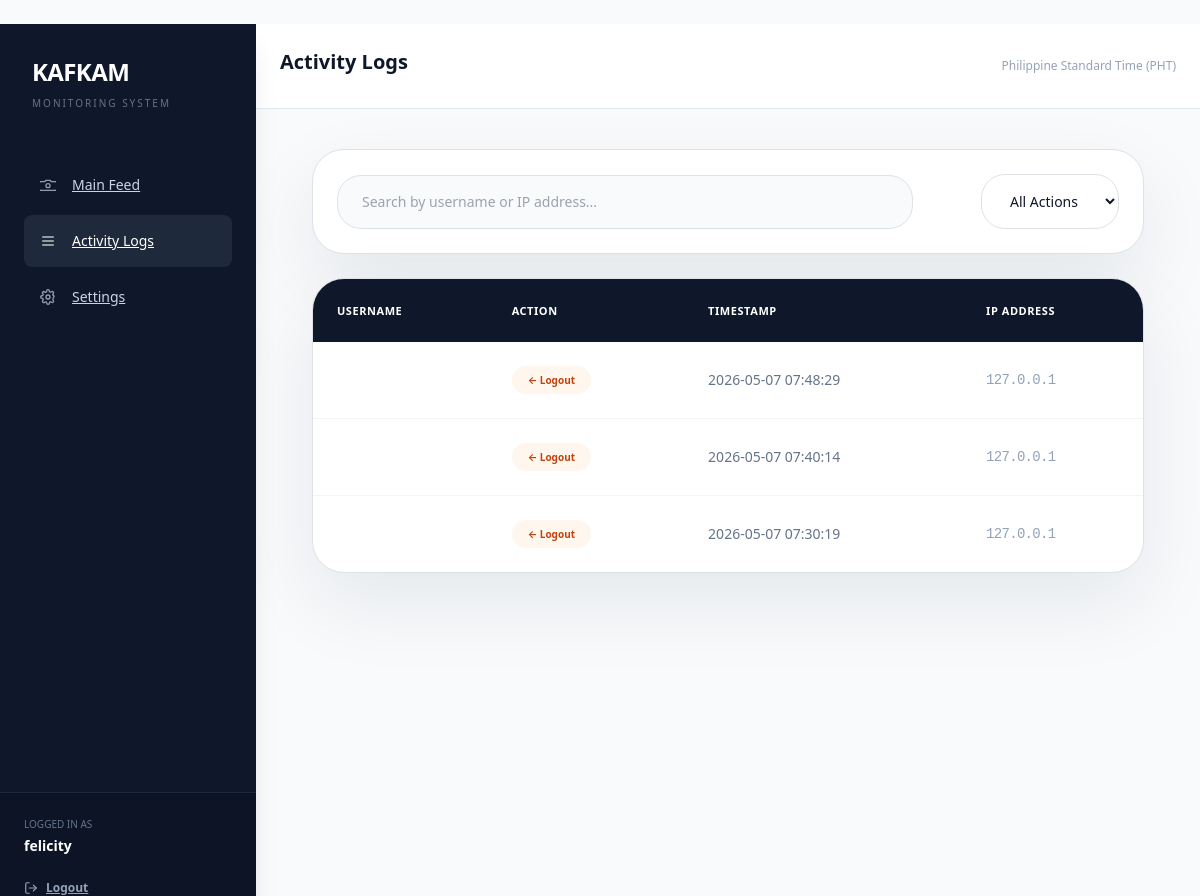
The page /logs (signed in) on the database as committed earlier.
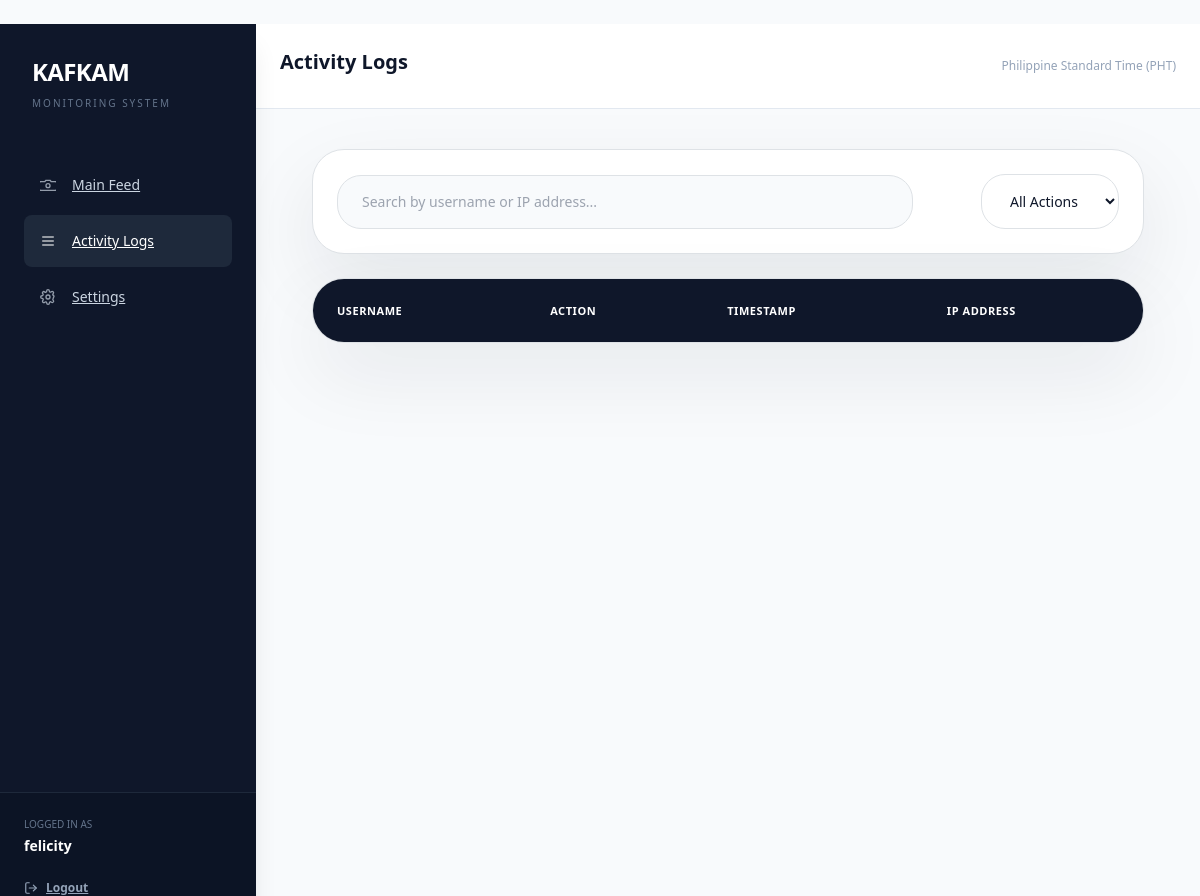
The same page on the database as committed later.
### app/models/user.py (models this page shows, shortened)
class User(db.Model, UserMixin):
    id = db.Column(db.Integer, primary_key=True)
    username = db.Column(db.String(150), unique=True, nullable=False)
    password_hash = db.Column(db.String(255), nullable=False)

### app/models/log.py (models this page shows, shortened)
class AuditLog(db.Model): # Must be 'AuditLog' to match your main_routes.py import
    id = db.Column(db.Integer, primary_key=True)
    action = db.Column(db.String(50), nullable=False)
    ip_address = db.Column(db.String(50), nullable=False)
    timestamp = db.Column(db.DateTime, default=get_pht_now)
    user_id = db.Column(db.Integer, db.ForeignKey('user.id'), nullable=False)
    user = db.relationship('User', backref=db.backref('activity_logs', lazy=True))

### app/routes/main_routes.py (the view)
@main.route('/logs')
@login_required
def logs():
    all_logs = AuditLog.query.order_by(AuditLog.timestamp.desc()).all()
    return render_template('logs.html', logs=all_logs)

### app/__init__.py (called while the page is built)
@login_manager.user_loader
def load_user(user_id):
    from app.models.user import User
    return User.query.get(int(user_id))

def create_app():
    app = Flask(__name__)
    app.config.from_object(Config)
    app.jinja_env.cache = {}
    db.init_app(app)
    login_manager.init_app(app)
    login_manager.login_view = 'main.login'
    login_manager.login_message = ''
    login_manager.login_message_category = 'error'
    with app.app_context():
        ensure_database_schema()
    from app.routes.main_routes import main
    app.register_blueprint(main)
    @app.after_request
    def add_no_cache_headers(response):
        response.headers['Cache-Control'] = 'no-cache, no-store, must-revalidate, max-age=0'
        response.headers['Pragma'] = 'no-cache'
        response.headers['Expires'] = '0'
        return response
    return app

### app/templates/logs.html (shortened to what this page needs)
﻿{% extends "layout.html" %}
{% block title %}Activity Logs{% endblock %}
{% block authenticated_content %}
<div class="max-w-6xl mx-auto space-y-6 px-4 py-2 lg:px-0">
    <div class="rounded-[32px] border border-slate-200 bg-white p-6 shadow-[0_30px_80px_rgba(15,23,42,0.08)]">
        <div class="flex flex-col gap-4 md:flex-row md:items-center md:justify-between">
            <input type="text" placeholder="Search by username or IP address..."
                   class="w-full rounded-3xl border border-slate-200 bg-slate-50 px-4 py-3 text-sm text-slate-900 outline-none transition focus:border-slate-400 focus:ring-2 focus:ring-slate-200 md:max-w-xl">
            <select class="w-full rounded-3xl border border-slate-200 bg-white px-4 py-3 text-sm text-slate-900 outline-none transition md:w-auto">
                <option>All Actions</option>
            </select>
        </div>
    </div>
    <div class="overflow-hidden rounded-[32px] border border-slate-200 bg-white shadow-[0_30px_80px_rgba(15,23,42,0.08)]">
        <table class="w-full text-left">
            <thead class="bg-[#0f172a] text-white text-[11px] uppercase tracking-wider">
                <tr>
                    <th class="p-4 font-semibold">Username</th>
                    <th class="p-4 font-semibold">Action</th>
                    <th class="p-4 font-semibold">Timestamp</th>
                    <th class="p-4 font-semibold">IP Address</th>
                </tr>
            </thead>
            <tbody class="divide-y divide-slate-100 text-sm">
                {% for log in logs %}
                <tr class="hover:bg-slate-50 transition">
                    <td class="p-4 font-bold text-slate-800">{{ log.user.username }}</td>
                    <td class="p-4">
                        {% if log.action == 'Login' %}
                        <span class="inline-flex rounded-full bg-emerald-50 px-3 py-1 text-[10px] font-bold text-emerald-700">→ Login</span>
                        {% else %}
                        <span class="inline-flex rounded-full bg-orange-50 px-3 py-1 text-[10px] font-bold text-orange-700">← Logout</span>
                        {% endif %}
                    </td>
                    <td class="p-4 text-slate-500 font-medium">{{ log.timestamp.strftime('%Y-%m-%d %H:%M:%S') }}</td>
                    <td class="p-4 text-slate-400 font-mono tracking-tighter">{{ log.ip_address }}</td>
                </tr>
                {% endfor %}
            </tbody>
        </table>
    </div>
</div>
{% endblock %}

### app/templates/layout.html (shortened to what this page needs)
<!DOCTYPE html>
<html lang="en">
<head>
    <link href="https://cdn.jsdelivr.net/npm/bootstrap@5.3.2/dist/css/bootstrap.min.css" rel="stylesheet">
    <script src="https://cdn.tailwindcss.com"></script>
</head>
<body class="bg-[#f8fafc] {% block body_class %}{% endblock %}">
    {% if current_user.is_authenticated %}
    <div class="flex min-h-screen">
        <aside class="w-64 bg-[#0f172a] text-slate-300 flex flex-col fixed h-full shadow-xl">
            <div class="p-8">
                <h1 class="text-2xl font-bold text-white tracking-tight">KAFKAM</h1>
                <p class="text-[10px] text-slate-500 uppercase tracking-[0.2em] mt-1">Monitoring System</p>
            </div>
            <nav class="flex-1 px-4 space-y-1">
                <a href="{{ url_for('main.dashboard') }}" class="flex items-center gap-3 p-3 rounded-lg transition text-sm {% if request.endpoint == 'main.dashboard' %}bg-slate-800 text-white{% else %}text-slate-300 hover:bg-slate-800{% endif %}">
                    <svg class="h-4 w-4 opacity-70" viewBox="0 0 24 24" fill="none" stroke="currentColor" stroke-width="2" stroke-linecap="round" stroke-linejoin="round"><path d="M23 7l-6 0-2-2H9L7 7 1 7c-1.1 0-2 .9-2 2v9c0 1.1.9 2 2 2h22c1.1 0 2-.9 2-2V9c0-1.1-.9-2-2-2z"/><circle cx="12" cy="13" r="3"/></svg>
                    Main Feed
                </a>
                <a href="{{ url_for('main.logs') }}" class="flex items-center gap-3 p-3 rounded-lg transition text-sm {% if request.endpoint == 'main.logs' %}bg-slate-800 text-white{% else %}text-slate-300 hover:bg-slate-800{% endif %}">
                    <svg class="h-4 w-4 opacity-70" viewBox="0 0 24 24" fill="none" stroke="currentColor" stroke-width="2" stroke-linecap="round" stroke-linejoin="round"><path d="M4 6h16"/><path d="M4 12h16"/><path d="M4 18h16"/></svg>
                    Activity Logs
                </a>
                <a href="{{ url_for('main.settings') }}" class="flex items-center gap-3 p-3 rounded-lg transition text-sm {% if request.endpoint == 'main.settings' %}bg-slate-800 text-white{% else %}text-slate-300 hover:bg-slate-800{% endif %}">
                    Settings
                </a>
            </nav>
            <div class="p-6 border-t border-slate-800 bg-[#0c1425]">
                <p class="text-[10px] text-slate-500 uppercase mb-1">Logged in as</p>
                <p class="text-white font-bold text-sm mb-4">{{ current_user.username }}</p>
                <a href="{{ url_for('main.logout') }}" class="flex items-center gap-2 text-xs font-semibold text-slate-400 hover:text-white transition">
                    <svg class="h-3.5 w-3.5" viewBox="0 0 24 24" fill="none" stroke="currentColor" stroke-width="2" stroke-linecap="round" stroke-linejoin="round"><path d="M9 21H5a2 2 0 0 1-2-2V5a2 2 0 0 1 2-2h4"/><polyline points="16 17 21 12 16 7"/><line x1="21" y1="12" x2="9" y2="12"/></svg>
                    Logout
                </a>
            </div>
        </aside>
        <main class="ml-64 flex-1">
            <header class="bg-white border-b border-slate-200 p-6 flex justify-between items-center">
                <h2 class="text-xl font-bold text-[#0f172a]">{% block title %}{% endblock %}</h2>
                <div class="text-xs text-slate-400 font-medium">Philippine Standard Time (PHT)</div>
            </header>
            <div class="p-8">
                {% block authenticated_content %}{% endblock %}
            </div>
        </main>
    </div>
    {% else %}
    <div class="min-h-screen flex items-center justify-center p-6 bg-[#0f172a]">
        <div class="w-full max-w-md">
            {% block unauthenticated_content %}{% endblock %}
        </div>
    </div>
    {% endif %}
</body>
</html>

Rows that differ between the two databases and show on the page:
removed AuditLog: shows "← Logout", timestamp "2026-05-07 07:48:29", ip_address "127.0.0.1"
removed AuditLog: shows "← Logout", timestamp "2026-05-07 07:40:14", ip_address "127.0.0.1"
removed AuditLog: shows "← Logout", timestamp "2026-05-07 07:30:19", ip_address "127.0.0.1"
